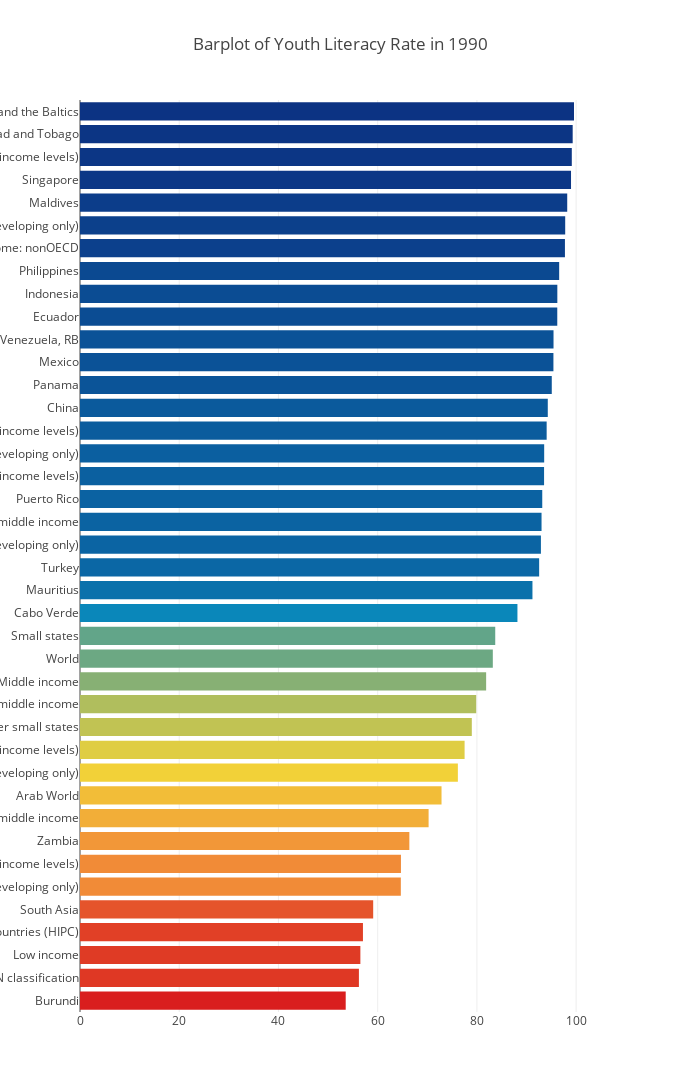
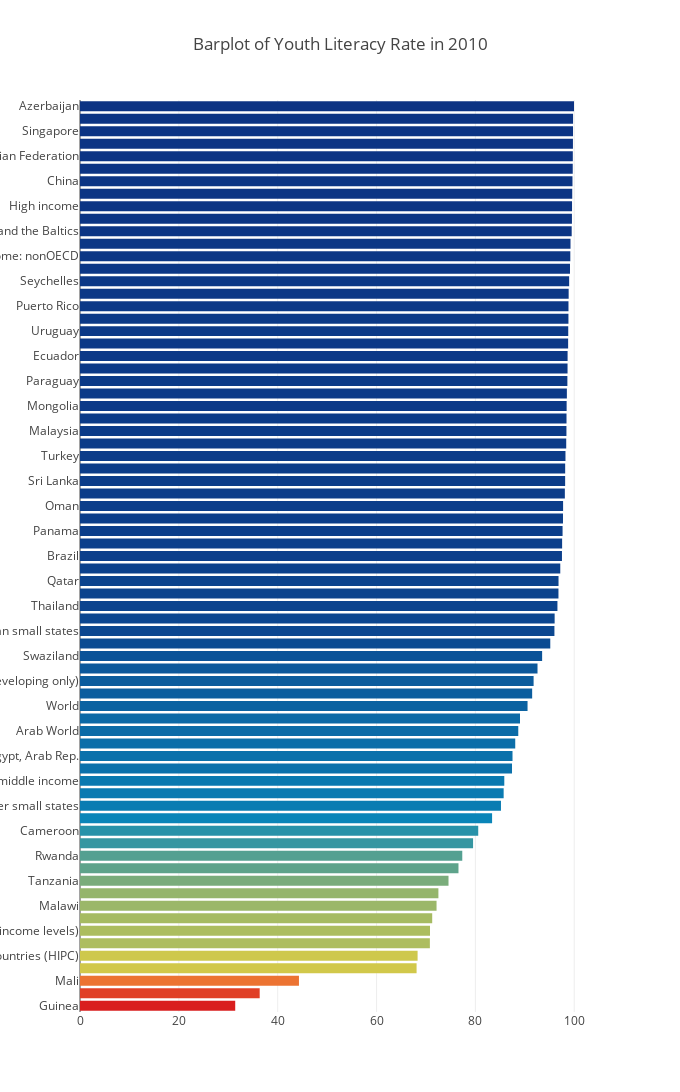

The notebook cell saved with these charts, in order:
### Code cell
# Barplots of Youth literacy rates in 1990
data = Indicators[Indicators['IndicatorCode'] == 'SE.ADT.1524.LT.ZS'][Indicators['Year'] == 1990]
x, y = (list(x) for x in zip(*sorted(zip(data['Value'].values,
                                         data['CountryName'].values), 
                                     reverse = False)))

# Plotting using Plotly 
trace2 = go.Bar(
    x=x ,
    y=y,
    marker=dict(
        color=x,
        colorscale = 'Portland',
        reversescale = True
    ),
    name='Percentage of Youth Literacy Rate',
    orientation='h',
)

layout = dict(
    title='Barplot of Youth Literacy Rate in 1990',
     width = 680, height = 1500,
    yaxis=dict(
        showgrid=False,
        showline=False,
        showticklabels=True,
#         domain=[0, 0.85],
    ))

fig1 = go.Figure(data=[trace2])
fig1['layout'].update(layout)
py.iplot(fig1, filename='plots')

# Barplot of Youth literacy rates in 2010
data = Indicators[Indicators['IndicatorCode'] == 'SE.ADT.1524.LT.ZS'][Indicators['Year'] == 2010]
x, y = (list(x) for x in zip(*sorted(zip(data['Value'].values, data['CountryName'].values), 
                                                            reverse = False)))

# Plotting using Plotly 
trace2 = go.Bar(
    x=x ,
    y=y,
    marker=dict(
        color=x,
        colorscale = 'Portland',
        reversescale = True
    ),
    name='Percentage of Youth Literacy Rate',
    orientation='h',
)

layout = dict(
    title='Barplot of Youth Literacy Rate in 2010',
     width = 680, height = 1500,
    yaxis=dict(
        showgrid=False,
        showline=False,
        showticklabels=True,
#         domain=[0, 0.85],
    ))

fig1 = go.Figure(data=[trace2])
fig1['layout'].update(layout)
py.iplot(fig1, filename='plots')

### Figure 1 — Plotly figure (JSON) as saved in the notebook; plotly's stock layout.template omitted (floating-point values rounded to 4 significant figures)
{"data": [{"marker": {"color": [53.56, 56.22, 56.51, 57.03, 59.09, 64.66, 64.69, 66.38, 70.26, 72.87, 76.16, 77.52, 78.97, 79.86, 81.86, 83.21, 83.69, 88.17, 91.19, 92.54, 92.9, 93.02, 93.17, 93.53, 93.56, 94.06, 94.28, 95.09, 95.42, 95.44, 96.19, 96.21, 96.58, 97.74, 97.79, 98.2, 98.97, 99.12, 99.3, 99.57], "colorscale": "Portland", "reversescale": true}, "name": "Percentage of Youth Literacy Rate", "orientation": "h", "type": "bar", "x": [53.56, 56.22, 56.51, 57.03, 59.09, 64.66, 64.69, 66.38, 70.26, 72.87, 76.16, 77.52, 78.97, 79.86, 81.86, 83.21, 83.69, 88.17, 91.19, 92.54, 92.9, 93.02, 93.17, 93.53, 93.56, 94.06, 94.28, 95.09, 95.42, 95.44, 96.19, 96.21, 96.58, 97.74, 97.79, 98.2, 98.97, 99.12, 99.3, 99.57], "y": ["Burundi", "Least developed countries: UN classification", "Low income", "Heavily indebted poor countries (HIPC)", "South Asia", "Sub-Saharan Africa (developing only)", "Sub-Saharan Africa (all income levels)", "Zambia", "Lower middle income", "Arab World", "Middle East & North Africa (developing only)", "Middle East & North Africa (all income levels)", "Other small states", "Low & middle income", "Middle income", "World", "Small states", "Cabo Verde", "Mauritius", "Turkey", "Latin America & Caribbean (developing only)", "Upper middle income", "Puerto Rico", "Latin America & Caribbean (all income levels)", "East Asia & Pacific (developing only)", "East Asia & Pacific (all income levels)", "China", "Panama", "Mexico", "Venezuela, RB", "Ecuador", "Indonesia", "Philippines", "High income: nonOECD", "Europe & Central Asia (developing only)", "Maldives", "Singapore", "Europe & Central Asia (all income levels)", "Trinidad and Tobago", "Central Europe and the Baltics"]}], "layout": {"height": 1500, "title": "Barplot of Youth Literacy Rate in 1990", "width": 680, "yaxis": {"showgrid": false, "showline": false, "showticklabels": true}}}

### Figure 2 — Plotly figure (JSON) as saved in the notebook; plotly's stock layout.template omitted (floating-point values rounded to 4 significant figures)
{"data": [{"marker": {"color": [31.41, 36.36, 44.3, 68.1, 68.3, 70.79, 70.82, 71.26, 72.14, 72.51, 74.56, 76.58, 77.34, 79.53, 80.57, 83.38, 85.18, 85.72, 85.85, 87.41, 87.51, 88.06, 88.68, 89.03, 90.55, 91.49, 91.78, 92.57, 93.5, 95.15, 95.99, 96.03, 96.6, 96.81, 96.82, 97.17, 97.51, 97.55, 97.64, 97.72, 97.74, 98.1, 98.16, 98.16, 98.22, 98.38, 98.42, 98.43, 98.46, 98.51, 98.61, 98.64, 98.65, 98.76, 98.78, 98.83, 98.83, 98.87, 98.97, 99.14, 99.2, 99.24, 99.48, 99.53, 99.55, 99.59, 99.64, 99.69, 99.71, 99.74, 99.75, 99.76, 99.95], "colorscale": "Portland", "reversescale": true}, "name": "Percentage of Youth Literacy Rate", "orientation": "h", "type": "bar", "x": [31.41, 36.36, 44.3, 68.1, 68.3, 70.79, 70.82, 71.26, 72.14, 72.51, 74.56, 76.58, 77.34, 79.53, 80.57, 83.38, 85.18, 85.72, 85.85, 87.41, 87.51, 88.06, 88.68, 89.03, 90.55, 91.49, 91.78, 92.57, 93.5, 95.15, 95.99, 96.03, 96.6, 96.81, 96.82, 97.17, 97.51, 97.55, 97.64, 97.72, 97.74, 98.1, 98.16, 98.16, 98.22, 98.38, 98.42, 98.43, 98.46, 98.51, 98.61, 98.64, 98.65, 98.76, 98.78, 98.83, 98.83, 98.87, 98.97, 99.14, 99.2, 99.24, 99.48, 99.53, 99.55, 99.59, 99.64, 99.69, 99.71, 99.74, 99.75, 99.76, 99.95], "y": ["Guinea", "Central African Republic", "Mali", "Low income", "Heavily indebted poor countries (HIPC)", "Sub-Saharan Africa (developing only)", "Sub-Saharan Africa (all income levels)", "Pakistan", "Malawi", "Least developed countries: UN classification", "Tanzania", "Fragile and conflict affected situations", "Rwanda", "Timor-Leste", "Cameroon", "South Asia", "Other small states", "Ghana", "Lower middle income", "Uganda", "Egypt, Arab Rep.", "Small states", "Arab World", "Low & middle income", "World", "Middle income", "Middle East & North Africa (developing only)", "Middle East & North Africa (all income levels)", "Swaziland", "Honduras", "Caribbean small states", "El Salvador", "Thailand", "Dominican Republic", "Qatar", "Tunisia", "Brazil", "Latin America & Caribbean (developing only)", "Panama", "Latin America & Caribbean (all income levels)", "Oman", "Colombia", "Sri Lanka", "Bahrain", "Turkey", "Suriname", "Malaysia", "Mexico", "Mongolia", "Upper middle income", "Paraguay", "South Africa", "Ecuador", "Jordan", "Uruguay", "East Asia & Pacific (developing only)", "Puerto Rico", "East Asia & Pacific (all income levels)", "Seychelles", "Aruba", "High income: nonOECD", "West Bank and Gaza", "Central Europe and the Baltics", "Europe & Central Asia (developing only)", "High income", "Spain", "China", "Europe & Central Asia (all income levels)", "Russian Federation", "European Union", "Singapore", "Euro area", "Azerbaijan"]}], "layout": {"height": 1500, "title": "Barplot of Youth Literacy Rate in 2010", "width": 680, "yaxis": {"showgrid": false, "showline": false, "showticklabels": true}}}
